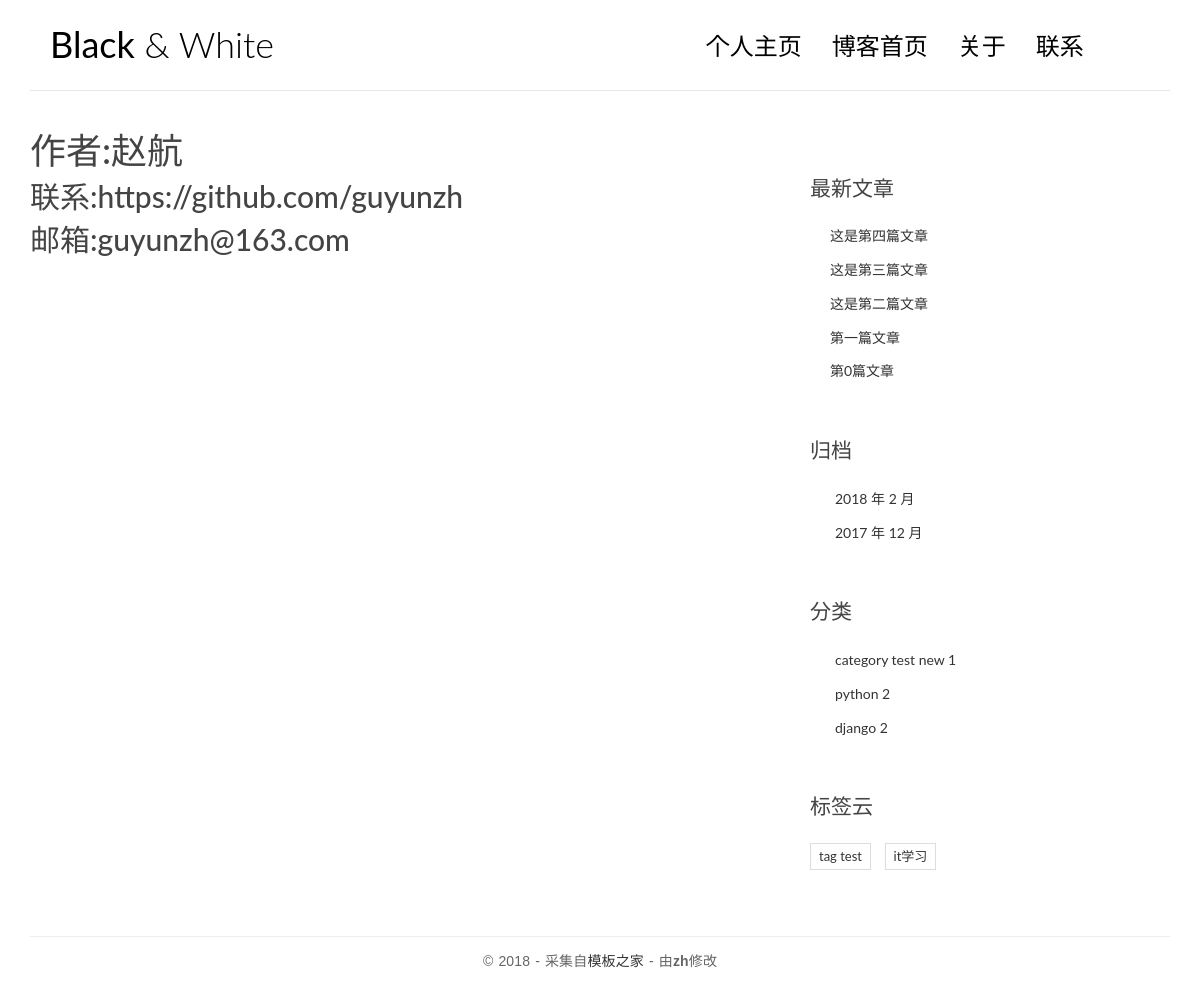
The page /about/ on the database its author committed.
### blog/models.py (models this page shows, shortened)
class Post(models.Model):
    title = models.CharField(max_length=70)
    body = models.TextField()
    created_time = models.DateTimeField()
    modified_time = models.DateTimeField()
    excerpt = models.CharField(max_length=200, blank=True)#文章摘要
    category = models.ForeignKey(Category)
    tags = models.ManyToManyField(Tag, blank=True)
    author = models.ForeignKey(User)
    views = models.PositiveIntegerField(default=0)
    class Meta:
        ordering = ['-created_time']

class Category(models.Model):
    name = models.CharField(max_length=100)

class Tag(models.Model):
    name = models.CharField(max_length=100)

### blog/views.py (the view)
# urls.py: url(r'^about/', views.about, name='about'),
def about(request):
    return render(request, 'about.html')

### blog/templatetags/blog_tags.py (called while the page is built)
@register.simple_tag
def get_recent_posts(num=5):
    return Post.objects.all()[:num]

@register.simple_tag
def archives():
    return Post.objects.dates('created_time', 'month', order='DESC')

@register.simple_tag
def get_categories():
    return Category.objects.all()

@register.simple_tag
def get_tags():
    return Tag.objects.all()

### templates/about.html
{% extends 'base.html' %}
{% block main %}
<h1>作者:赵航</h1>
<h2>联系:https://github.com/guyunzh</h2>
<h2>邮箱:guyunzh@163.com</h2>
{% endblock %}

### templates/base.html (shortened to what this page needs)
{% load staticfiles %}
{% load blog_tags %}
<!DOCTYPE html>
<html>
<head>
    <link rel="stylesheet" href="{% static 'blog/css/bootstrap.min.css' %}">
    <link rel="stylesheet" href="http://code.ionicframework.com/ionicons/2.0.1/css/ionicons.min.css">
    <link rel="stylesheet" href="{% static 'blog/css/pace.css' %}">
    <link rel="stylesheet" href="{% static 'blog/css/custom.css' %}">
    <link rel="stylesheet" href="{% static 'blog/css/highlights/github.css' %}">
</head>
<body>
<div class="container">
    <header id="site-header">
        <div class="row">
            <div class="col-md-4 col-sm-5 col-xs-8">
                <div class="logo">
                    <h1><a href="{% url 'blog:index' %}"><b>Black</b> &amp; White</a></h1>
                </div>
            </div>
            <div class="col-md-8 col-sm-7 col-xs-4">
                <nav class="main-nav" role="navigation">
                    <div class="collapse navbar-collapse" id="bs-example-navbar-collapse-1">
                        <ul class="nav navbar-nav navbar-right">
                            <li class="cl-effect-11"><a href="#" data-hover="个人主页">个人主页</a></li>
                            <li class="cl-effect-11"><a href="{% url 'blog:index' %}" data-hover="博客首页">博客首页</a></li>
                            <li class="cl-effect-11"><a href="{% url 'blog:about' %}" data-hover="关于">关于</a></li>
                            <li class="cl-effect-11"><a href="{% url 'blog:about' %}" data-hover="联系">联系</a></li>
                        </ul>
                    </div>
                </nav>
            </div>
        </div>
    </header>
</div>
<div class="content-body">
    <div class="container">
        <div class="row">
            <main class="col-md-8">
                {% block main %}
                {% endblock main %}
            </main>
            <aside class="col-md-4">
                <div class="widget widget-recent-posts">
                    <h3 class="widget-title">最新文章</h3>
                    {% get_recent_posts as recent_post_list %}
                    <ul>
                        {% for post in recent_post_list %}
                        <li>
                            <a href="{% url 'blog:detail' post.pk %}">{{ post.title }}</a>
                        </li>
                        {% empty %}
                        暂无文章!
                        {% endfor %}
                    </ul>
                </div>
                <div class="widget widget-archives">
                    <h3 class="widget-title">归档</h3>
                    {% archives as date_list %}
                    <ul>
                        {% for date in date_list %}
                        <li>
                            <a href="{% url 'blog:archives' date.year date.month %}">{{ date.year }} 年 {{ date.month }} 月</a>
                        </li>
                        {% endfor %}
                    </ul>
                </div>
                <div class="widget widget-category">
                    <h3 class="widget-title">分类</h3>
                    {% get_categories as category_list %}
                    <ul>
                        {% for category in category_list %}
                        <li>
                            <a href="{% url 'blog:category' category.pk %}">{{ category.name }} <span class="post-count">{{ category.post_set.count }}</span></a>
                        </li>
                        {% empty %}
                        暂无分类!
                        {% endfor %}
                    </ul>
                </div>
                <div class="widget widget-tag-cloud">
                    <h3 class="widget-title">标签云</h3>
                    {% get_tags as tag_list %}
                    <ul>
                        {% for tag in tag_list %}
                        <li>
                            <a href="{% url 'blog:tag' tag.pk %}">{{ tag.name }}</a>
                        </li>
                        {% empty %}
                        暂无标签!
                        {% endfor %}
                    </ul>
                </div>
            </aside>
        </div>
    </div>
</div>
<footer id="site-footer">
    <div class="container">
        <div class="row">
            <div class="col-md-12">
                <p class="copyright">&copy 2018 - 采集自<a href="http://www.cssmoban.com/"
                                                        target="_blank" >模板之家</a>
                    - 由<strong>zh</strong></a>修改
                </p>
            </div>
        </div>
    </div>
</footer>
</body>
</html>

### blog/static/blog/css/custom.css (style rules this page uses)
* { outline: none; }
h1, h2, h3, h4, h5, h6 { margin-top: 0; }
b { font-weight: 400; }
a { color: #333; }
body { color: #444; font-family: 'Lato', sans-serif; }
p { font-family: 'Ubuntu', sans-serif; font-weight: 400; word-spacing: 1px; letter-spacing: 0.01em; }
#site-header { background-color: #FFF; padding: 25px 20px; margin-bottom: 40px; border-bottom: 1px solid #e7e7e7; }
.logo h1 a { color: #000; }
.logo h1 { margin: 0; font-family: 'Lato', sans-serif; font-weight: 300; }
.main-nav { margin-top: 11px; max-width: 95%; }
.main-nav a { color: #000000 !important; padding: 0 0 5px 0 !important; margin-right: 30px; font-family: 'Lato', sans-serif; font-weight: 300; font-size: 24px; }
.cl-effect-11 a { padding: 10px 0; color: #0972b4; text-shadow: none; }
.cl-effect-11 a::before { position: absolute; top: 0; left: 0; overflow: hidden; padding: 0 0 5px 0 !important; max-width: 0; border-bottom: 1px solid #000; color: #000; content: attr(data-hover); white-space: nowrap; -webkit-transition: max-width 0.5s; -moz-transition: max-width 0.5s; transition: max-width 0.5s; }
.content-body { padding-bottom: 4em; }
.widget { background: #fff; padding: 30px 0 0; }
.widget-title { font-size: 1.5em; margin-bottom: 20px; line-height: 1.6; padding: 10px 0 0; font-weight: 400; }
.widget-recent-posts ul { padding: 0; margin: 0; padding-left: 20px; }
.widget-recent-posts ul li { list-style-type: none; position: relative; line-height: 170%; margin-bottom: 10px; }
.widget-recent-posts ul li::before { content: '\f3d3'; font-family: "Ionicons"; position: absolute; left: -17px; top: 3px; font-size: 16px; color: #000; }
.widget-archives ul { padding: 0; margin: 0; padding-left: 25px; }
.widget-archives ul li { list-style-type: none; position: relative; line-height: 170%; margin-bottom: 10px; }
.widget-archives ul li::before { content: '\f3f3'; font-family: "Ionicons"; position: absolute; left: -25px; top: 1px; font-size: 16px; color: #000; }
.widget-category ul { padding: 0; margin: 0; padding-left: 25px; }
.widget-category ul li { list-style-type: none; position: relative; line-height: 170%; margin-bottom: 10px; }
.widget-category ul li::before { content: '\f3fe'; font-family: "Ionicons"; position: absolute; left: -25px; top: 1px; font-size: 18px; color: #000; }
.widget-tag-cloud ul { padding: 0; margin: 0; margin-right: -10px; }
.widget-tag-cloud ul li { list-style-type: none; font-size: 13px; display: inline-block; margin-right: 10px; margin-bottom: 10px; padding: 3px 8px; border: 1px solid #ddd; }
#site-footer { padding-top: 10px; padding: 0 0 1.5em 0; }
.copyright { text-align: center; padding-top: 1em; margin: 0; border-top: 1px solid #eee; color: #666; }

### rows shown on the page
Post: title "这是第四篇文章"
Post: title "这是第三篇文章"
Post: title "这是第二篇文章"
Post: title "第一篇文章"
Post: title "第0篇文章"
Category: name "category test new", post_set.count "1"
Category: name "python", post_set.count "2"
Category: name "django", post_set.count "2"
Tag: name "tag test"
Tag: name "it学习"

### other values the page prints
{{ date.year }} "2018" "2017"
{{ date.month }} "2" "12"
